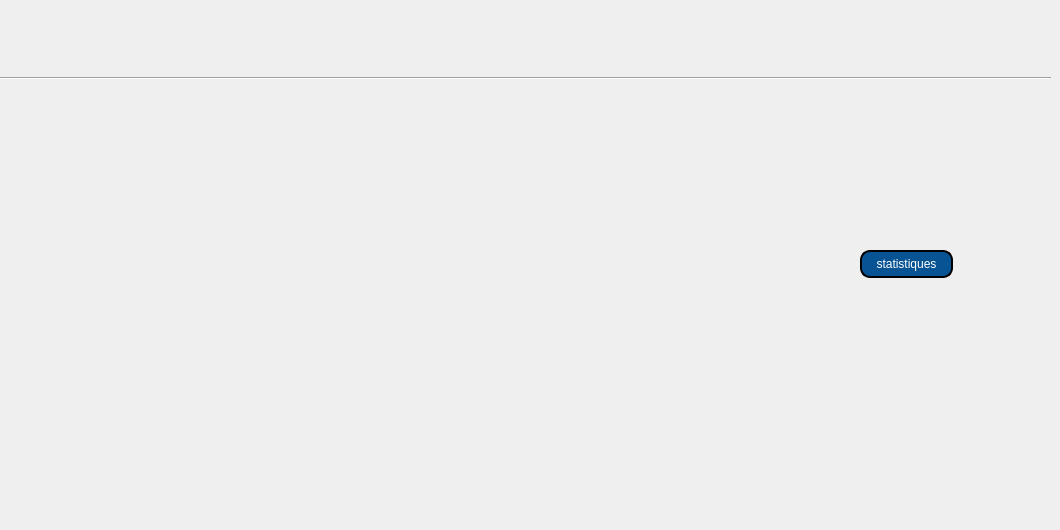
     <widget class="QWidget" name="tab_17">
      <attribute name="title">
       <string>statistiques</string>
      </attribute>
      <widget class="QPushButton" name="stat">
       <property name="geometry">
        <rect>
         <x>860</x>
         <y>250</y>
         <width>93</width>
         <height>28</height>
        </rect>
       </property>
       <property name="styleSheet">
        <string notr="true">border: 2px solid black;
border-radius: 10px;
padding: 0 8px;
color: rgb(255, 255, 255);
background:#085394	;
font: bold, &quot;Comic Sans MS&quot;;
</string>
       </property>
       <property name="text">
        <string>statistiques</string>
       </property>
      </widget>
      <widget class="QCustomPlot" name="customPlot" native="true">
       <property name="geometry">
        <rect>
         <x>80</x>
         <y>90</y>
         <width>721</width>
         <height>391</height>
        </rect>
       </property>
      </widget>
      <widget class="QLabel" name="background_10">
       <property name="geometry">
        <rect>
         <x>0</x>
         <y>0</y>
         <width>1051</width>
         <height>521</height>
        </rect>
       </property>
       <property name="text">
        <string/>
       </property>
      </widget>
      <widget class="Line" name="line_8">
       <property name="geometry">
        <rect>
         <x>0</x>
         <y>70</y>
         <width>1051</width>
         <height>16</height>
        </rect>
       </property>
       <property name="orientation">
        <enum>Qt::Horizontal</enum>
       </property>
      </widget>
      <zorder>background_10</zorder>
      <zorder>stat</zorder>
      <zorder>customPlot</zorder>
      <zorder>line_8</zorder>
     </widget>
